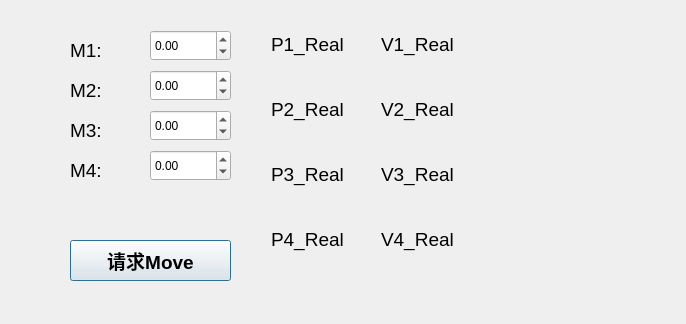
<?xml version="1.0" encoding="UTF-8"?>
<ui version="4.0">
 <class>ParallelControlUIClass</class>
 <widget class="QDialog" name="ParallelControlUIClass">
  <property name="geometry">
   <rect>
    <x>0</x>
    <y>0</y>
    <width>686</width>
    <height>324</height>
   </rect>
  </property>
  <property name="windowTitle">
   <string>ParallelControlUI</string>
  </property>
  <widget class="QPushButton" name="btn_calc">
   <property name="geometry">
    <rect>
     <x>70</x>
     <y>240</y>
     <width>161</width>
     <height>41</height>
    </rect>
   </property>
   <property name="font">
    <font>
     <family>Arial</family>
     <pointsize>14</pointsize>
     <weight>75</weight>
     <bold>true</bold>
    </font>
   </property>
   <property name="text">
    <string>请求Move</string>
   </property>
  </widget>
  <widget class="QDoubleSpinBox" name="spin_x">
   <property name="geometry">
    <rect>
     <x>150</x>
     <y>30</y>
     <width>81</width>
     <height>31</height>
    </rect>
   </property>
   <property name="minimum">
    <double>-999999.000000000000000</double>
   </property>
   <property name="maximum">
    <double>999999.000000000000000</double>
   </property>
  </widget>
  <widget class="QDoubleSpinBox" name="spin_y">
   <property name="geometry">
    <rect>
     <x>150</x>
     <y>70</y>
     <width>81</width>
     <height>31</height>
    </rect>
   </property>
   <property name="minimum">
    <double>-999999.000000000000000</double>
   </property>
  </widget>
  <widget class="QLabel" name="label">
   <property name="geometry">
    <rect>
     <x>70</x>
     <y>40</y>
     <width>54</width>
     <height>21</height>
    </rect>
   </property>
   <property name="font">
    <font>
     <family>Arial</family>
     <pointsize>14</pointsize>
    </font>
   </property>
   <property name="text">
    <string>M1:</string>
   </property>
  </widget>
  <widget class="QLabel" name="label_2">
   <property name="geometry">
    <rect>
     <x>70</x>
     <y>80</y>
     <width>54</width>
     <height>21</height>
    </rect>
   </property>
   <property name="font">
    <font>
     <family>Arial</family>
     <pointsize>14</pointsize>
    </font>
   </property>
   <property name="text">
    <string>M2:</string>
   </property>
  </widget>
  <widget class="QLabel" name="label_4">
   <property name="geometry">
    <rect>
     <x>70</x>
     <y>120</y>
     <width>54</width>
     <height>21</height>
    </rect>
   </property>
   <property name="font">
    <font>
     <family>Arial</family>
     <pointsize>14</pointsize>
    </font>
   </property>
   <property name="text">
    <string>M3:</string>
   </property>
  </widget>
  <widget class="QDoubleSpinBox" name="spin_y_2">
   <property name="geometry">
    <rect>
     <x>150</x>
     <y>150</y>
     <width>81</width>
     <height>31</height>
    </rect>
   </property>
   <property name="minimum">
    <double>-999999.000000000000000</double>
   </property>
  </widget>
  <widget class="QDoubleSpinBox" name="spin_x_2">
   <property name="geometry">
    <rect>
     <x>150</x>
     <y>110</y>
     <width>81</width>
     <height>31</height>
    </rect>
   </property>
   <property name="minimum">
    <double>-999999.000000000000000</double>
   </property>
   <property name="maximum">
    <double>999999.000000000000000</double>
   </property>
  </widget>
  <widget class="QLabel" name="label_5">
   <property name="geometry">
    <rect>
     <x>70</x>
     <y>160</y>
     <width>54</width>
     <height>21</height>
    </rect>
   </property>
   <property name="font">
    <font>
     <family>Arial</family>
     <pointsize>14</pointsize>
    </font>
   </property>
   <property name="text">
    <string>M4:</string>
   </property>
  </widget>
  <widget class="QLabel" name="label_10">
   <property name="geometry">
    <rect>
     <x>381</x>
     <y>96</y>
     <width>88</width>
     <height>26</height>
    </rect>
   </property>
   <property name="font">
    <font>
     <family>Arial</family>
     <pointsize>14</pointsize>
    </font>
   </property>
   <property name="text">
    <string>V2_Real</string>
   </property>
  </widget>
  <widget class="QLabel" name="label_9">
   <property name="geometry">
    <rect>
     <x>381</x>
     <y>31</y>
     <width>88</width>
     <height>26</height>
    </rect>
   </property>
   <property name="font">
    <font>
     <family>Arial</family>
     <pointsize>14</pointsize>
    </font>
   </property>
   <property name="text">
    <string>V1_Real</string>
   </property>
  </widget>
  <widget class="QLabel" name="label_sum_5">
   <property name="geometry">
    <rect>
     <x>381</x>
     <y>63</y>
     <width>91</width>
     <height>27</height>
    </rect>
   </property>
   <property name="font">
    <font>
     <family>Arial</family>
     <pointsize>14</pointsize>
    </font>
   </property>
   <property name="text">
    <string/>
   </property>
  </widget>
  <widget class="QLabel" name="label_sum_6">
   <property name="geometry">
    <rect>
     <x>381</x>
     <y>128</y>
     <width>91</width>
     <height>27</height>
    </rect>
   </property>
   <property name="font">
    <font>
     <family>Arial</family>
     <pointsize>14</pointsize>
    </font>
   </property>
   <property name="text">
    <string/>
   </property>
  </widget>
  <widget class="QLabel" name="label_sum_7">
   <property name="geometry">
    <rect>
     <x>381</x>
     <y>193</y>
     <width>91</width>
     <height>27</height>
    </rect>
   </property>
   <property name="font">
    <font>
     <family>Arial</family>
     <pointsize>14</pointsize>
    </font>
   </property>
   <property name="text">
    <string/>
   </property>
  </widget>
  <widget class="QLabel" name="label_11">
   <property name="geometry">
    <rect>
     <x>381</x>
     <y>161</y>
     <width>88</width>
     <height>26</height>
    </rect>
   </property>
   <property name="font">
    <font>
     <family>Arial</family>
     <pointsize>14</pointsize>
    </font>
   </property>
   <property name="text">
    <string>V3_Real</string>
   </property>
  </widget>
  <widget class="QLabel" name="label_12">
   <property name="geometry">
    <rect>
     <x>381</x>
     <y>226</y>
     <width>88</width>
     <height>26</height>
    </rect>
   </property>
   <property name="font">
    <font>
     <family>Arial</family>
     <pointsize>14</pointsize>
    </font>
   </property>
   <property name="text">
    <string>V4_Real</string>
   </property>
  </widget>
  <widget class="QLabel" name="label_sum_8">
   <property name="geometry">
    <rect>
     <x>381</x>
     <y>258</y>
     <width>91</width>
     <height>27</height>
    </rect>
   </property>
   <property name="font">
    <font>
     <family>Arial</family>
     <pointsize>14</pointsize>
    </font>
   </property>
   <property name="text">
    <string/>
   </property>
  </widget>
  <widget class="QLabel" name="label_3">
   <property name="geometry">
    <rect>
     <x>271</x>
     <y>31</y>
     <width>88</width>
     <height>26</height>
    </rect>
   </property>
   <property name="font">
    <font>
     <family>Arial</family>
     <pointsize>14</pointsize>
    </font>
   </property>
   <property name="text">
    <string>P1_Real</string>
   </property>
  </widget>
  <widget class="QLabel" name="label_sum_2">
   <property name="geometry">
    <rect>
     <x>271</x>
     <y>128</y>
     <width>81</width>
     <height>27</height>
    </rect>
   </property>
   <property name="font">
    <font>
     <family>Arial</family>
     <pointsize>14</pointsize>
    </font>
   </property>
   <property name="text">
    <string/>
   </property>
  </widget>
  <widget class="QLabel" name="label_6">
   <property name="geometry">
    <rect>
     <x>271</x>
     <y>96</y>
     <width>88</width>
     <height>26</height>
    </rect>
   </property>
   <property name="font">
    <font>
     <family>Arial</family>
     <pointsize>14</pointsize>
    </font>
   </property>
   <property name="text">
    <string>P2_Real</string>
   </property>
  </widget>
  <widget class="QLabel" name="label_sum">
   <property name="geometry">
    <rect>
     <x>271</x>
     <y>63</y>
     <width>81</width>
     <height>27</height>
    </rect>
   </property>
   <property name="font">
    <font>
     <family>Arial</family>
     <pointsize>14</pointsize>
    </font>
   </property>
   <property name="text">
    <string/>
   </property>
  </widget>
  <widget class="QLabel" name="label_sum_3">
   <property name="geometry">
    <rect>
     <x>271</x>
     <y>193</y>
     <width>81</width>
     <height>27</height>
    </rect>
   </property>
   <property name="font">
    <font>
     <family>Arial</family>
     <pointsize>14</pointsize>
    </font>
   </property>
   <property name="text">
    <string/>
   </property>
  </widget>
  <widget class="QLabel" name="label_7">
   <property name="geometry">
    <rect>
     <x>271</x>
     <y>161</y>
     <width>88</width>
     <height>26</height>
    </rect>
   </property>
   <property name="font">
    <font>
     <family>Arial</family>
     <pointsize>14</pointsize>
    </font>
   </property>
   <property name="text">
    <string>P3_Real</string>
   </property>
  </widget>
  <widget class="QLabel" name="label_8">
   <property name="geometry">
    <rect>
     <x>271</x>
     <y>226</y>
     <width>88</width>
     <height>26</height>
    </rect>
   </property>
   <property name="font">
    <font>
     <family>Arial</family>
     <pointsize>14</pointsize>
    </font>
   </property>
   <property name="text">
    <string>P4_Real</string>
   </property>
  </widget>
  <widget class="QLabel" name="label_sum_4">
   <property name="geometry">
    <rect>
     <x>271</x>
     <y>258</y>
     <width>91</width>
     <height>27</height>
    </rect>
   </property>
   <property name="font">
    <font>
     <family>Arial</family>
     <pointsize>14</pointsize>
    </font>
   </property>
   <property name="text">
    <string/>
   </property>
  </widget>
 </widget>
 <layoutdefault spacing="6" margin="11"/>
 <resources>
  <include location="ParallelControlUI.qrc"/>
 </resources>
 <connections/>
</ui>
